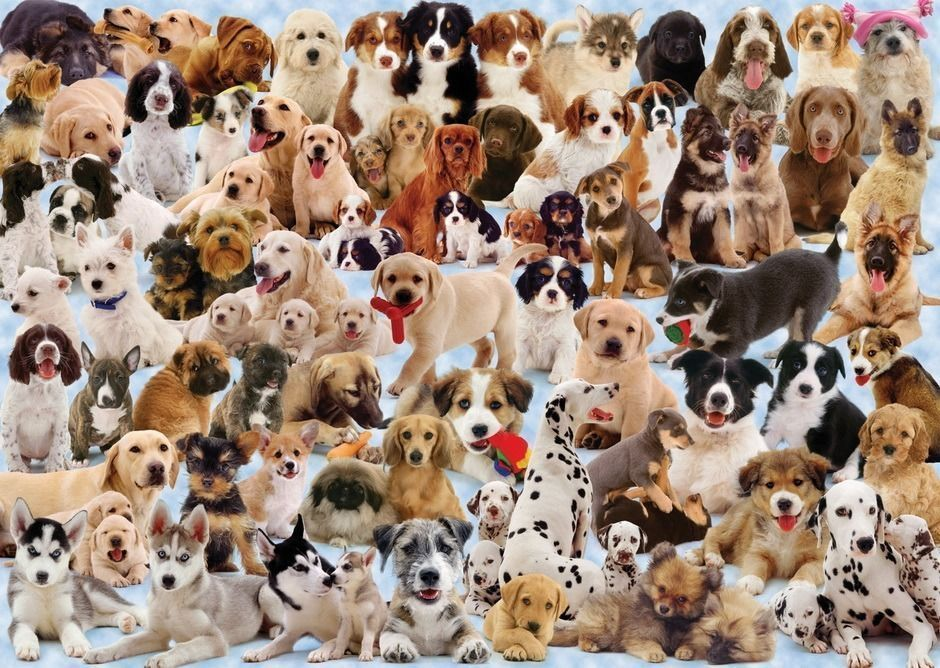
#> input picture Exercises-for-Reflections/DAWGS.jpg, 940 x 668 px, found by its file name
$ python '11.6.19 Reflection.py'
#> lines starting #> are read from the running program, lines starting #| are printed output that depends on the picture
#Exercise 10-2 - Flipping along the other axis

#%%
from PIL import Image

img = Image.open("Exercises-for-Reflections\DAWGS.jpg")
#> img is the input picture: PIL image 940x668 RGB; mean R, G, B 157.7, 135.8, 120.3
img.rotate(180).show()
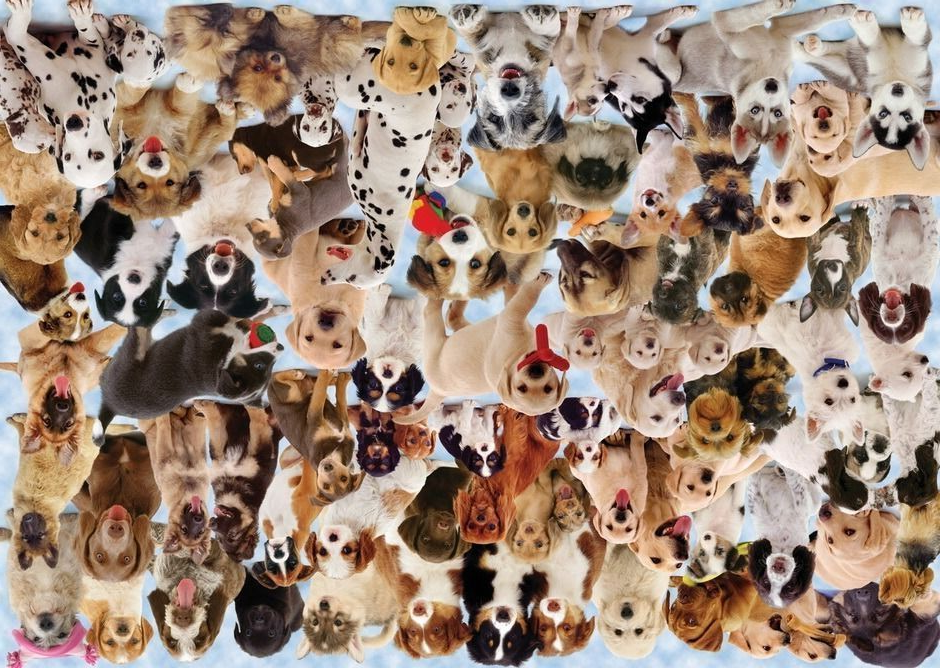
#> shown: PIL image 940x668 RGB; mean R, G, B 157.7, 135.8, 120.3

#^^^Here, I wrote code to rotate an image 180 degrees,
# which effectively "flips it along an axis." I want to NOW
# try and write a FUNCTION that does this, considering I now
# know which components I need to call to make the desired outcome
# happen.


#%%
from PIL import Image
img = Image.open("Exercises-for-Reflections\DAWGS.jpg")

#> (the run stopped early here; a loop or call above may not have finished)
